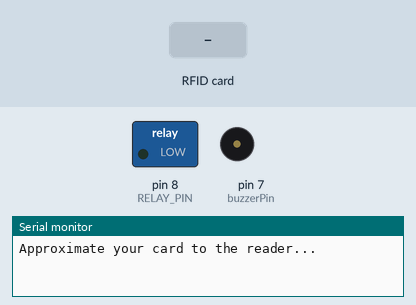
Recording of a sketch running on a simulated Arduino Uno, built with avr-gcc and run on an emulated ATmega328P. Shown: switched loads named in the sketch (green lamp = pin HIGH), buzzer (waves = sounding), the last lines printed to the serial monitor. Inputs (shaded band) come from the test bench. Pins used as bus, display or sensor lines are not drawn.

Above: at 1.2 s.
1.3 s: RFID card 14 5E DC EC held to the reader
At 1.55 s:
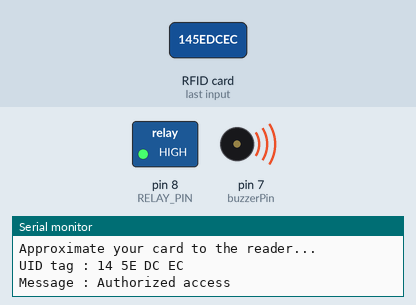
At 3.0 s:
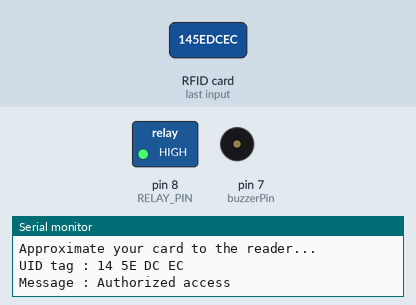
Timing chart, 0 to 4.8 s (numbered marks = the images above; inputs shaded):
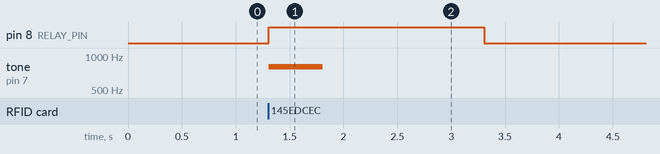

The sketch:

RFID-Lock.ino
```cpp
/*
 *
 * Created by Loc Vuu
 *
 * February 2017
 *
 */

#include <SPI.h>
#include <MFRC522.h>

#define SS_PIN 10
#define RST_PIN 9
MFRC522 mfrc522(SS_PIN, RST_PIN);   // Create MFRC522 instance.

#define RED_FOB "14 5E DC EC"
#define BLU_FOB "A4 86 5A EB"
#define MASTER "D3 35 F3 75"

#define RELAY_PIN 8   // Connect Digital Pin 8 on Arduino to CH1 on Relay Module

// Initiate Buzzer
const int buzzerPin = 7;
const int duration = 500;
const int accessGrantedHz = 800;
const int accessDeniedHz = 260;

void setup()
{
  // Initiate Buzzer
  pinMode(buzzerPin, OUTPUT);

  // Initiate Relay
  pinMode(RELAY_PIN, OUTPUT);
  digitalWrite(RELAY_PIN, LOW);   // turn the relay off

  // Initiate RFID RCC-522
  Serial.begin(9600);   // Initiate a serial communication
  SPI.begin();      // Initiate  SPI bus
  mfrc522.PCD_Init();   // Initiate MFRC522
  Serial.println("Approximate your card to the reader...");
  Serial.println();
}

void loop()
{
  // Look for new cards
  if ( ! mfrc522.PICC_IsNewCardPresent())
  {
    return;
  }
  // Select one of the cards
  if ( ! mfrc522.PICC_ReadCardSerial())
  {
    return;
  }
  //Show UID on serial monitor
  Serial.print("UID tag :");
  String content= "";
  byte letter;
  for (byte i = 0; i < mfrc522.uid.size; i++)
  {
     Serial.print(mfrc522.uid.uidByte[i] < 0x10 ? " 0" : " ");
     Serial.print(mfrc522.uid.uidByte[i], HEX);
     content.concat(String(mfrc522.uid.uidByte[i] < 0x10 ? " 0" : " "));
     content.concat(String(mfrc522.uid.uidByte[i], HEX));
  }
  Serial.println();
  Serial.print("Message : ");
  content.toUpperCase();

  if ((content.substring(1) == BLU_FOB) ||
      (content.substring(1) == RED_FOB) ||
      (content.substring(1) == MASTER))
    {
      // Card ID is allowed access
      Serial.println("Authorized access");
      Serial.println();
      playTone(accessGrantedHz); // Play tone for access Granted
      activateSolenoid();
      delay(2000);

    } else{
      // card ID not in allowed list
      Serial.println(" Access denied");
      playTone(accessDeniedHz); // Play tone for invalid access attempt
      delay(3000);
   }
}

void playTone(int frequency){
  tone(buzzerPin, frequency, duration);
}

void activateSolenoid(){
  int timeDelay = 2000;

  digitalWrite(RELAY_PIN, HIGH);  // turn the relay on
  delay(timeDelay);              // wait for one second
  digitalWrite(RELAY_PIN, LOW);   // turn the relay off
  delay(timeDelay);
}
```

Measured:
- after the input at 1.3 s, pin 8 (RELAY_PIN): LOW → HIGH at once, → LOW 2.0 s later; tone on pin 7 (buzzerPin): silent → 800 Hz at once, → silent 0.50 s later
